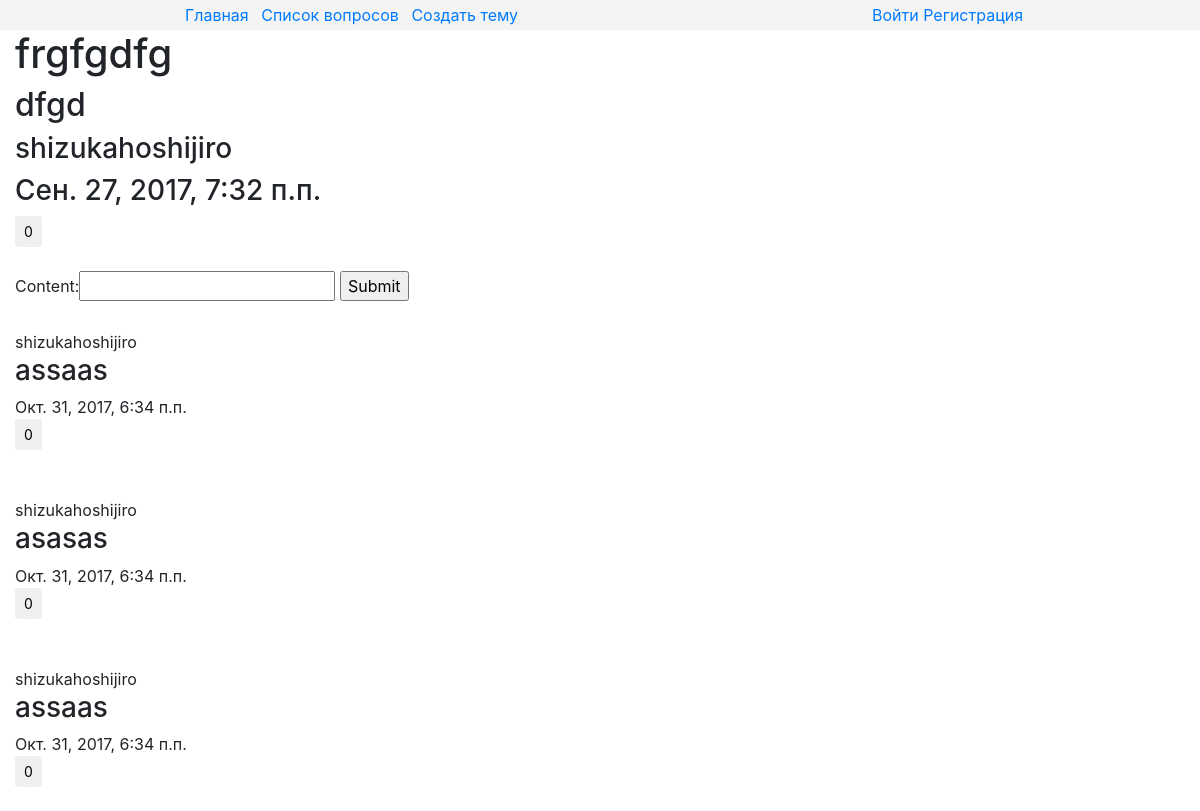
Page /2/ on the committed database.
### core/models.py (models this page shows, shortened)
class Topic(models.Model):
    title = models.CharField(max_length=40)
    description = models.TextField()
    author = models.ForeignKey(settings.AUTH_USER_MODEL, on_delete=PROTECT)
    pub_date = models.DateTimeField(auto_now_add=True)
    update_date = models.DateTimeField(auto_now=True)
    comments = GenericRelation(Comment, related_query_name="comments", content_type_field="model_type")
    likes = GenericRelation(Like,related_query_name="likes", content_type_field="model_type")
    class Meta:
        ordering = ("-pub_date","title")

### comment_app/models.py (models this page shows)
class Comment(models.Model):
    author = models.ForeignKey(settings.AUTH_USER_MODEL,on_delete=PROTECT)
    content = models.CharField(max_length=120)
    pub_date = models.DateTimeField(auto_now_add=True)
    update_date = models.DateTimeField(auto_now=True)
    likes = GenericRelation(Like, related_query_name="likes", content_type_field="model_type")
    model_type = models.ForeignKey(ContentType)
    object_id = models.PositiveIntegerField()
    object = GenericForeignKey("model_type","object_id")
    objects = CustomCommentsQuerySet.as_manager()
    class Meta:
        ordering = ("-pub_date",)

### core/views.py (the view)
# urls.py: url(r"^(?P<pk>\d+)/$", views.TopicDetailView.as_view(), name="detail"),
class TopicDetailView(DetailView):
    model = Topic
    template_name = "core/detail.html"
    def get(self, request, *args, **kwargs):
        self.form = CommentForm
        return super(TopicDetailView, self).get(request,*args,**kwargs)
    def get_context_data(self, **kwargs):
        context = super(TopicDetailView, self).get_context_data(**kwargs)
        context["form"] = self.form
        return context

### comment_app/models.py (called while the page is built)
    def order_by_number_of_likes(self):
        queryset = self.annotate(likes_count=models.Count("likes")).order_by("-likes_count")
        return queryset

### core/templates/core/detail.html (shortened to what this page needs)
{% extends "core/patterns/parents/main.html" %}
{% block content %}
    <h1>{{ object.title }}</h1>
    <h2>{{ object.description }}</h2>
    <h3>{{ object.author }}</h3>
    <h3>{{ object.pub_date }}</h3>
    {% include "core/patterns/includes/like_from/like_form_for_topic.html" %}
    <br>
     <form action="{% url "comment_app:add_comment" %}" method="post">
        {{ form }}
        <input type="submit">
    </form>
    {% for comment in object.comments.all.order_by_number_of_likes %}
        <br>
        <div class="comment">
        {{ comment.author }}
        <h3>{{ comment.content }}</h3>
        {{ comment.pub_date }}
        </div>
        {% include "core/patterns/includes/like_from/like_form_for_comment.html" %}
        <br>
    {% endfor %}
{% endblock %}

### core/templates/core/patterns/includes/like_from/like_form.html (shortened to what this page needs)
<div class="like_form">
    <input type="submit" class="btn btn-sm btn-default" value="{% block number_of_likes %}{{ object.likes.count }}{% endblock %}">
</div>

### rows in the picture
Topic: title "frgfgdfg", description "dfgd", author "shizukahoshijiro", pub_date "Сен. 27, 2017, 7:32 п.п.", likes.count "0"
Comment: author "shizukahoshijiro", content "assaas", pub_date "Окт. 31, 2017, 6:34 п.п.", likes.count "0"
Comment: author "shizukahoshijiro", content "asasas", pub_date "Окт. 31, 2017, 6:34 п.п.", likes.count "0"
Comment: author "shizukahoshijiro", content "assaas", pub_date "Окт. 31, 2017, 6:34 п.п.", likes.count "0"
